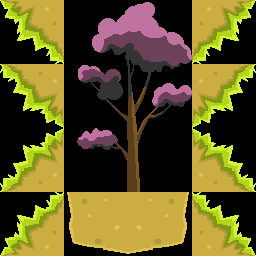

This game map was drawn from its Tiled (.tmx) file and the tilesets committed beside it. A one-line description and the trimmed map source follow:
An orthogonal 4x4 tile map with 64x64 px tiles, 1 tile layer (Capa de Patrones 1), 2 tilesets and 5 objects (5x Item).

<map version="1.0" orientation="orthogonal" width="4" height="4" tilewidth="64" tileheight="64">
 <tileset firstgid="1" name="W1-1" tilewidth="64" tileheight="64">
  <image source="W1-1.png" width="512" height="512" />
  <tile id="21">
   <properties>
    <property name="Collision" value="Slope" />
   </properties>
  </tile>
  <tile id="47">
   <properties>
    <property name="Collision" value="Plane" />
   </properties>
  </tile>
 </tileset>
 <tileset firstgid="65" name="Items" tilewidth="64" tileheight="64">
  <image source="Items.png" width="256" height="256" />
  <tile id="0">
   <properties>
    <property name="Propiedad" value="sarasa" />
   </properties>
  </tile>
 </tileset>
 <layer name="Capa de Patrones 1" width="4" height="4">
  <properties>
   <property name="Depth" value="0" />
  </properties>
  <data>[16 cells, 16 non-empty, 8 distinct tile ids]</data>
 </layer>
 <objectgroup name="Capa de Objetos 1" width="4" height="4">
  <object name="Caña" type="Item" gid="65" x="-64" y="64" />
  <object name="bullet hat" type="Item" gid="65" x="256" y="0" />
  <object name="Caña" type="Item" gid="65" x="320" y="320" />
  <object name="Caña" type="Item" gid="65" x="-64" y="64" />
  <object name="bullet hat" type="Item" gid="65" x="129" y="129" />
 </objectgroup>
</map>
